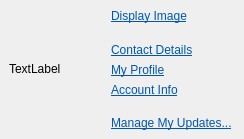
<?xml version="1.0" encoding="UTF-8"?>
<ui version="4.0">
 <class>DockWidget</class>
 <widget class="QDockWidget" name="DockWidget">
  <property name="geometry">
   <rect>
    <x>0</x>
    <y>0</y>
    <width>244</width>
    <height>139</height>
   </rect>
  </property>
  <property name="focusPolicy">
   <enum>Qt::StrongFocus</enum>
  </property>
  <property name="features">
   <set>QDockWidget::DockWidgetClosable</set>
  </property>
  <property name="windowTitle">
   <string>yahoo_id</string>
  </property>
  <widget class="QWidget" name="dockWidgetContents">
   <layout class="QVBoxLayout" name="verticalLayout_2">
    <item>
     <layout class="QHBoxLayout" name="horizontalLayout">
      <item>
       <widget class="QLabel" name="avatarHolder">
        <property name="sizePolicy">
         <sizepolicy hsizetype="Fixed" vsizetype="Fixed">
          <horstretch>0</horstretch>
          <verstretch>0</verstretch>
         </sizepolicy>
        </property>
        <property name="minimumSize">
         <size>
          <width>96</width>
          <height>96</height>
         </size>
        </property>
        <property name="maximumSize">
         <size>
          <width>96</width>
          <height>96</height>
         </size>
        </property>
        <property name="text">
         <string>TextLabel</string>
        </property>
       </widget>
      </item>
      <item>
       <layout class="QVBoxLayout" name="verticalLayout">
        <item>
         <widget class="QLabel" name="label_displayImage">
          <property name="text">
           <string>&lt;html&gt;&lt;head/&gt;&lt;body&gt;&lt;p&gt;&lt;a href=&quot;cyuf://choose-avatar&quot;&gt;&lt;span style=&quot; text-decoration: underline; color:#0057ae;&quot;&gt;Display Image&lt;/span&gt;&lt;/a&gt;&lt;/p&gt;&lt;/body&gt;&lt;/html&gt;</string>
          </property>
          <property name="openExternalLinks">
           <bool>true</bool>
          </property>
         </widget>
        </item>
        <item>
         <spacer name="verticalSpacer">
          <property name="orientation">
           <enum>Qt::Vertical</enum>
          </property>
          <property name="sizeHint" stdset="0">
           <size>
            <width>20</width>
            <height>13</height>
           </size>
          </property>
         </spacer>
        </item>
        <item>
         <widget class="QLabel" name="label_contactDetails">
          <property name="text">
           <string>&lt;html&gt;&lt;head/&gt;&lt;body&gt;&lt;p&gt;&lt;a href=&quot;cyuf://contact-details&quot;&gt;&lt;span style=&quot; text-decoration: underline; color:#0057ae;&quot;&gt;Contact Details&lt;/span&gt;&lt;/a&gt;&lt;/p&gt;&lt;/body&gt;&lt;/html&gt;</string>
          </property>
          <property name="openExternalLinks">
           <bool>true</bool>
          </property>
         </widget>
        </item>
        <item>
         <widget class="QLabel" name="label_myProfile">
          <property name="text">
           <string>&lt;html&gt;&lt;head/&gt;&lt;body&gt;&lt;p&gt;&lt;a href=&quot;http://www.yahoo.com&quot;&gt;&lt;span style=&quot; text-decoration: underline; color:#0057ae;&quot;&gt;My Profile&lt;/span&gt;&lt;/a&gt;&lt;/p&gt;&lt;/body&gt;&lt;/html&gt;</string>
          </property>
          <property name="openExternalLinks">
           <bool>true</bool>
          </property>
         </widget>
        </item>
        <item>
         <widget class="QLabel" name="label_accountInfo">
          <property name="text">
           <string>&lt;html&gt;&lt;head/&gt;&lt;body&gt;&lt;p&gt;&lt;a href=&quot;http://www.yahoo.com&quot;&gt;&lt;span style=&quot; text-decoration: underline; color:#0057ae;&quot;&gt;Account Info&lt;/span&gt;&lt;/a&gt;&lt;/p&gt;&lt;/body&gt;&lt;/html&gt;</string>
          </property>
          <property name="openExternalLinks">
           <bool>true</bool>
          </property>
         </widget>
        </item>
        <item>
         <spacer name="verticalSpacer_2">
          <property name="orientation">
           <enum>Qt::Vertical</enum>
          </property>
          <property name="sizeHint" stdset="0">
           <size>
            <width>20</width>
            <height>13</height>
           </size>
          </property>
         </spacer>
        </item>
        <item>
         <widget class="QLabel" name="label_manageUpdates">
          <property name="text">
           <string>&lt;html&gt;&lt;head/&gt;&lt;body&gt;&lt;p&gt;&lt;a href=&quot;http://www.yahoo.com&quot;&gt;&lt;span style=&quot; text-decoration: underline; color:#0057ae;&quot;&gt;Manage My Updates...&lt;/span&gt;&lt;/a&gt;&lt;/p&gt;&lt;/body&gt;&lt;/html&gt;</string>
          </property>
          <property name="openExternalLinks">
           <bool>true</bool>
          </property>
         </widget>
        </item>
       </layout>
      </item>
     </layout>
    </item>
   </layout>
  </widget>
 </widget>
 <resources/>
 <connections/>
</ui>
